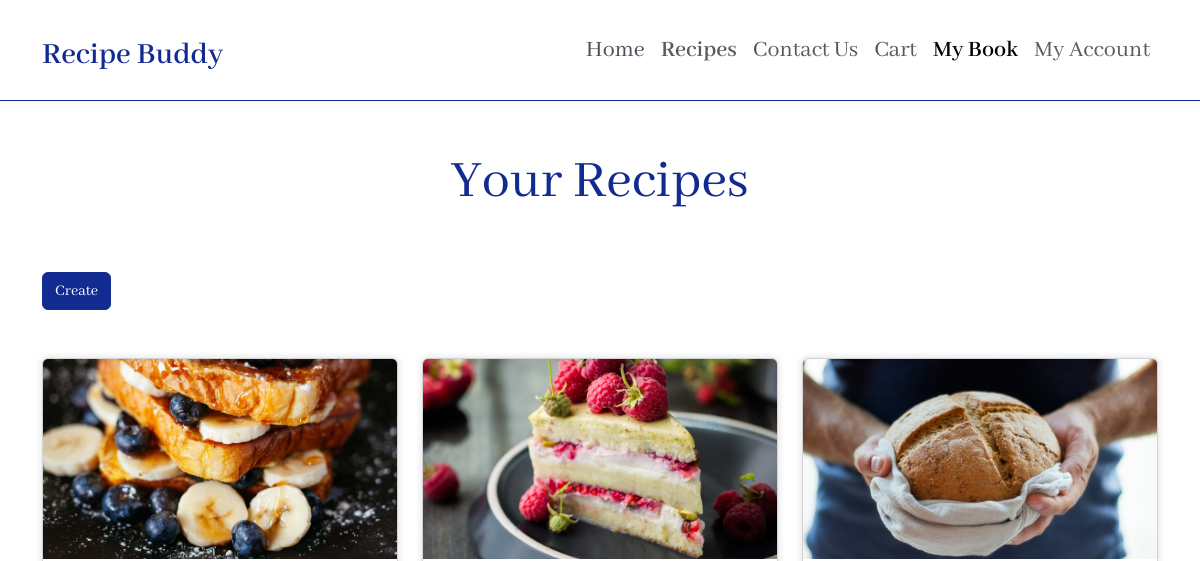
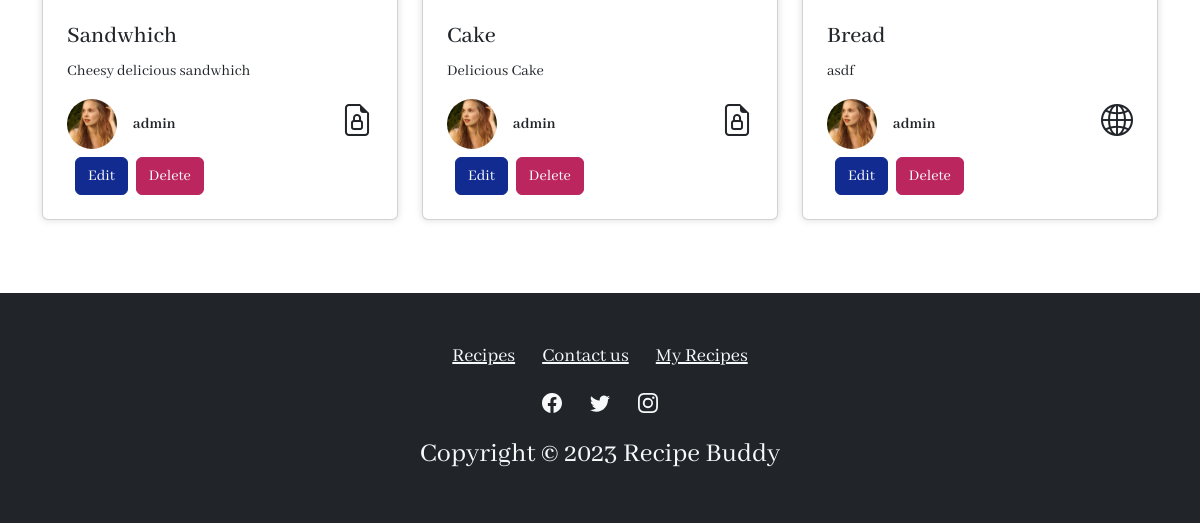
The page /mybook.php (signed in) on the database as committed earlier (2 pictures, top to bottom).
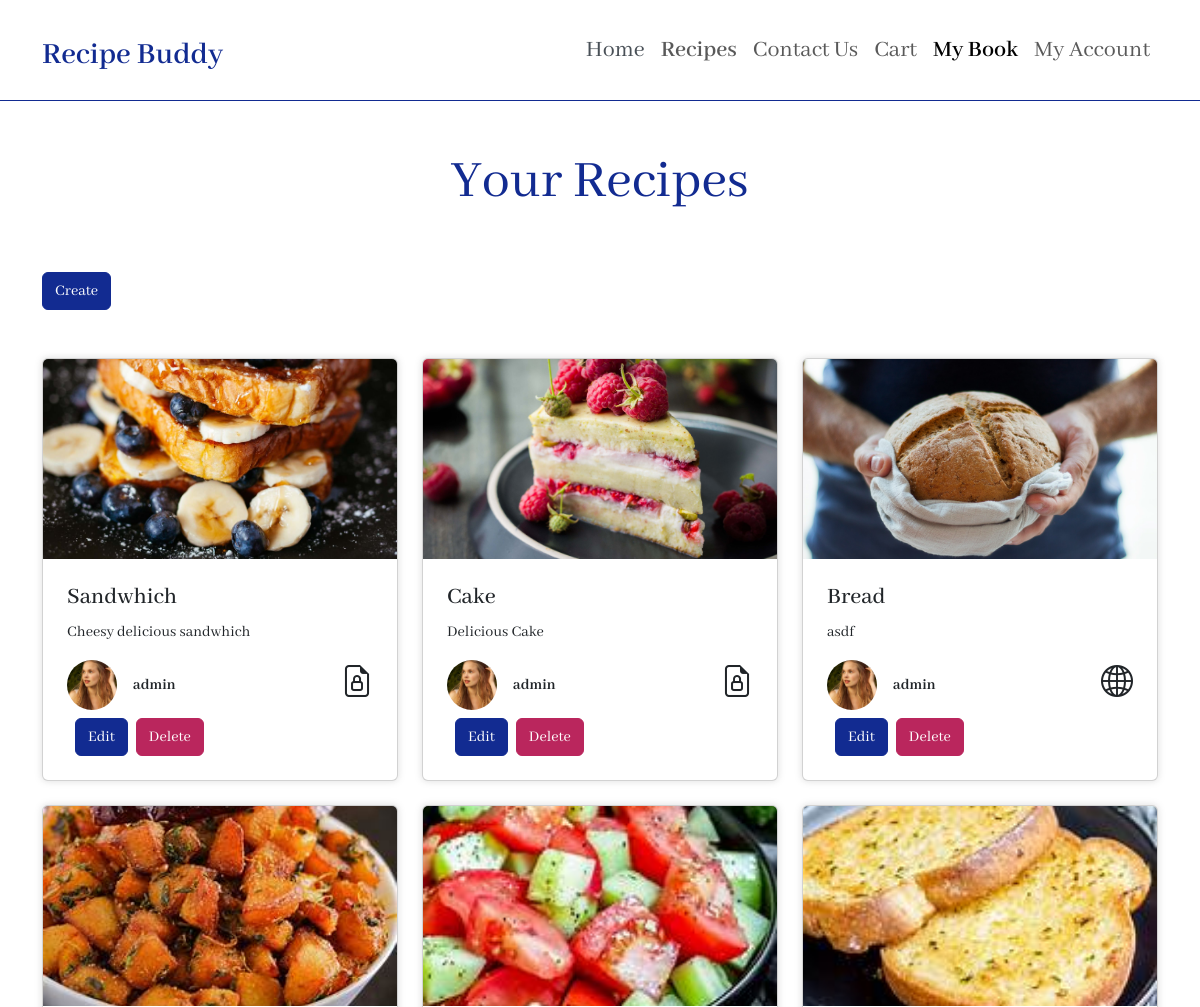
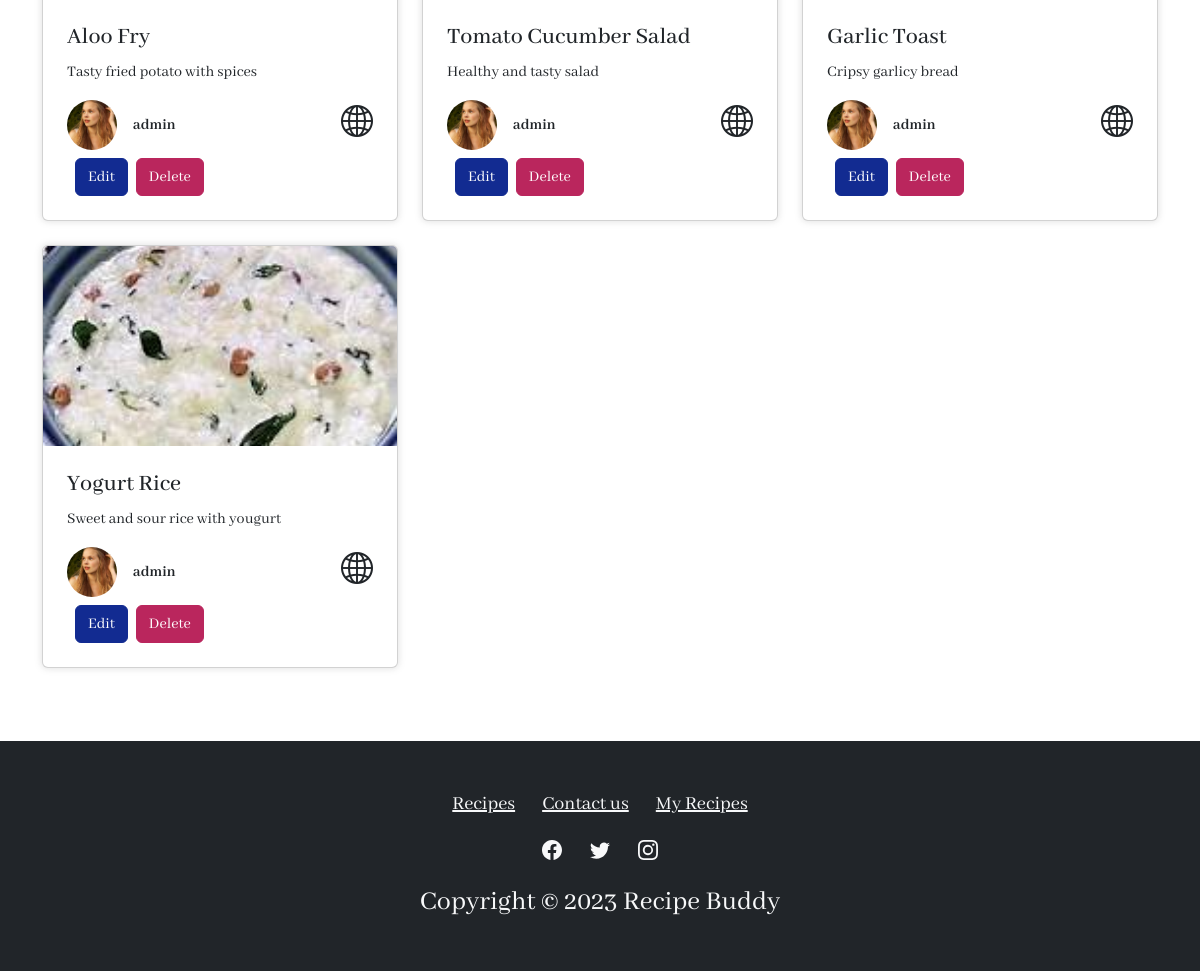
The same page on the database as committed later (2 pictures, top to bottom).
### tables this page shows
CREATE TABLE `recipe` (
  `RecipeID` int(11) NOT NULL,
  `Title` varchar(100) NOT NULL,
  `Description` varchar(400) DEFAULT NULL,
  `RecipeImagePath` varchar(500) NOT NULL,
  `RecipeImageName` varchar(500) NOT NULL,
  `DateCreated` datetime NOT NULL DEFAULT current_timestamp(),
  `isPublic` int(1) NOT NULL
);

CREATE TABLE `users` (
  `UserID` int(11) NOT NULL,
  `Username` varchar(50) NOT NULL,
  `Password` varchar(50) NOT NULL,
  `UserImagePath` varchar(500) NOT NULL,
  `UserImageName` varchar(500) NOT NULL,
  `Contact` varchar(15) DEFAULT NULL
);

### mybook.php (the view, shortened to what the changed rows need)
<?php
include 'includes/db.php';
$user_id = $_SESSION['userID'];
$sql = "SELECT
        recipe.RecipeID,
        recipe.RecipeImagePath,
        recipe.Title,
        recipe.Description,
        recipe.isPublic,
        users.UserID,
        users.Username,
        users.UserImagePath
        FROM
          `recipe_users`
        JOIN recipe ON recipe_users.RecipeID = recipe.RecipeID
        JOIN users ON recipe_users.UserID = users.UserID
        WHERE users.UserID = $user_id";
$result = mysqli_query($conn, $sql);
?>
<!DOCTYPE html>
<html data-bs-theme="light" lang="en">
<head>
  <link
    rel="stylesheet"
    href="https://cdn.jsdelivr.net/npm/bootstrap@5.3.3/dist/css/bootstrap.min.css" />
  <link rel="stylesheet" href="assets/css/styles.min.css" />
  <link rel="stylesheet" href="https://cdn.jsdelivr.net/npm/bootstrap-icons@1.11.3/font/bootstrap-icons.min.css">
</head>
<body style="font-family: 'Abhaya Libre', serif">
  <div class="container py-4 py-xl-5">
    <div class="row mb-5">
      <div class="col-md-8 col-xl-6 text-center mx-auto">
        <h1 class="display-4" style="color: var(--bs-primary)">
          Your Recipes
        </h1>
      </div>
    </div>
    <?php if ($result->num_rows == 0): ?>
      <h1 class="display-4 text-danger">Nothing delicious yet, How about create one</h1>
    <?php else: ?>
      <div
        class="row gy-4 row-cols-1 row-cols-md-2 row-cols-xl-3"
        style="margin-bottom: 25px">
        <?php while ($row = mysqli_fetch_assoc($result)): ?>
          <div class="col">
            <div
              class="card"
              style="box-shadow: 0px 0px 6px 1px rgba(225, 225, 225, 0.9)">
              <a href="showrecipe.php?id=<?php echo $row['RecipeID'] ?>">
                <img
                  class="card-img-top w-100 d-block fit-cover"
                  style="height: 200px"
                  src="<?php echo $row['RecipeImagePath']; ?>"
                  alt="<?php echo $row['Title']; ?>" />
              </a>
              <div class="card-body p-4">
                <h4 class="card-title"><?php echo $row['Title']; ?></h4>
                <p class="card-text overflow-hidden">
                  <?php echo $row['Description']; ?>
                </p>
                <div class="d-flex justify-content-between">
                  <div class="d-flex">
                    <img
                      class="rounded-circle flex-shrink-0 me-3 fit-cover"
                      width="50"
                      height="50"
                      src="<?php echo $row['UserImagePath']; ?>" />
                    <div class="d-flex align-items-center">
                      <p class="fw-bold mb-0"><?php echo $row['Username']; ?></p>
                    </div>
                  </div>
                  <div class="d-flex align-items-center">
                    <?php
                      if($row['isPublic']== 1){
                        echo '<i class="bi bi-globe2 fs-2"></i>';
                      }
                      else{
                      echo '<i class="bi bi-file-earmark-lock fs-2"></i>';
                      }
                    ?>
                  </div>
                </div>
                <div class="d-flex mt-2">
                  <a href="editrecipe.php?id=<?php echo $row['RecipeID'] ?>" class="btn btn-primary mx-2">Edit</a>
                  <a href="deleterecipe.php?id=<?php echo $row['RecipeID'] ?>" onclick="alert('Do you Really want to delete this delicious recipe?')" class="btn btn-danger">Delete</a>
                </div>
              </div>
            </div>
          </div>
        <?php endwhile; ?>
      </div>
    <?php endif; ?>
  </div>
</body>
</html>

Rows that differ between the two databases and show on the page:
added recipe: RecipeImagePath (picture), Title "Aloo Fry", Description "Tasty fried potato with spices", users.Username "admin", isPublic 1 (drawn)
added recipe: RecipeImagePath (picture), Title "Tomato Cucumber Salad", Description "Healthy and tasty salad", users.Username "admin", isPublic 1 (drawn)
added recipe: RecipeImagePath (picture), Title "Garlic Toast", Description "Cripsy garlicy bread", users.Username "admin", isPublic 1 (drawn)
added recipe: RecipeImagePath+Title (picture), Title "Yogurt Rice", Description "Sweet and sour rice with yougurt", users.Username "admin", isPublic 1 (drawn)
